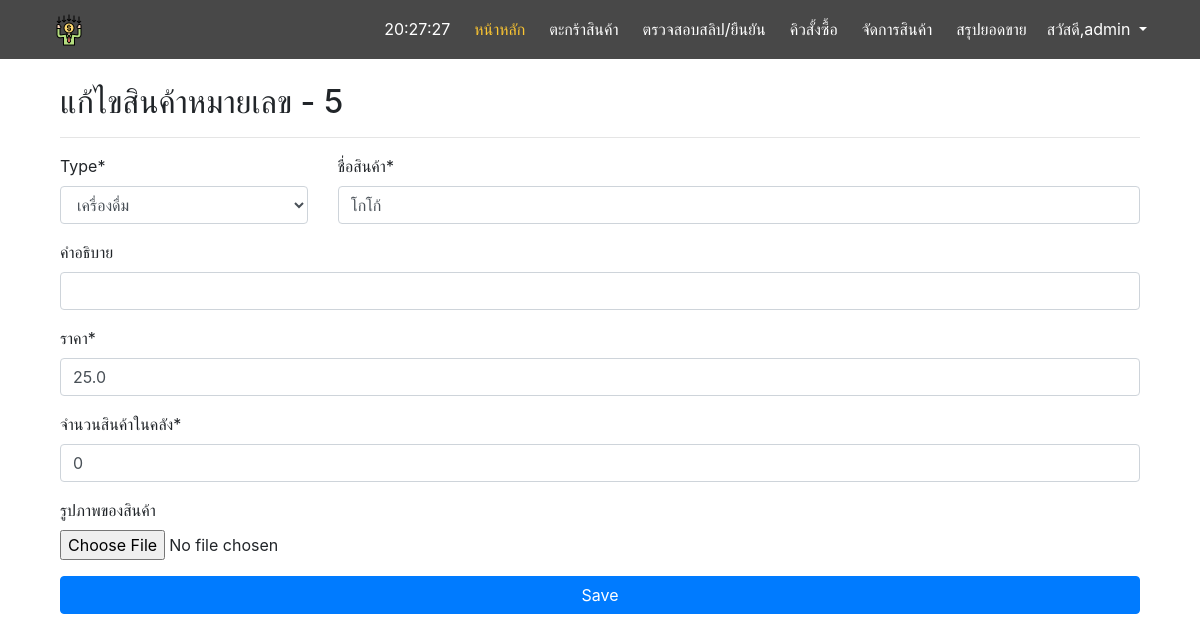
Page /manage/product/5 (signed in) on the earlier database version.
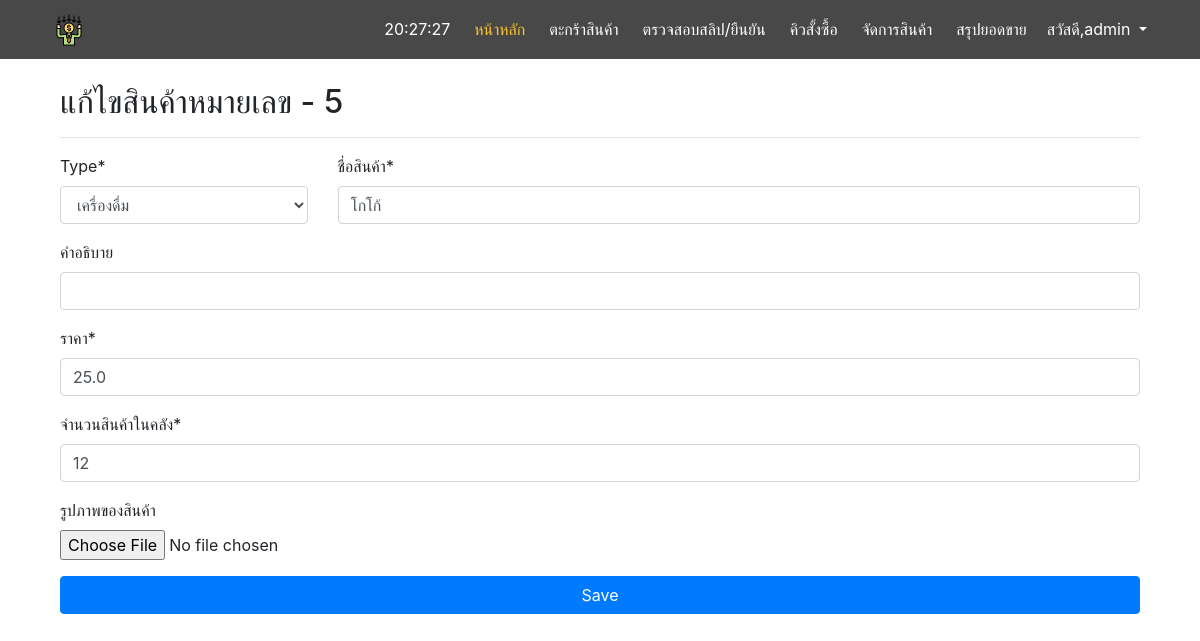
Same page on the later database version.
### main/models.py (models this page shows, shortened)
class Product(models.Model):
    type = models.ForeignKey(Type, on_delete=models.PROTECT,null=True)
    name = models.CharField(max_length=255)
    description = models.CharField(max_length=255,null=True)
    price = models.FloatField()
    stock = models.IntegerField()
    picture = models.ImageField(default='product_pic/default.png',upload_to='product_pic',null=True,blank=True)

### manage/views.py (the view)
# urls.py: path('product/<int:product_id>',views.product_update,name='pup'),
@login_required
@permission_required('main.change_product')
def product_update(request,product_id):
    product = get_object_or_404(Product, id=product_id)
    form = ProductForm(request.POST or None ,request.FILES or None , instance=product)
    if form.is_valid():
        product = form.save(commit=False)
        product.save()
        messages.success(request,'เพิ่มสินค้าสำเร็จแล้ว')
        return redirect('index')
    context = {
        'form':form,
        'number':product.id
    }
    return render(request,'manage/editproduct_form.html',context=context)

### main/forms.py
class ProductForm(forms.ModelForm):
    name = forms.CharField(label='ชื่อสินค้า',required=True)
    description = forms.CharField(label='คำอธิบาย',required=False)
    price = forms.DecimalField(label='ราคา',required=True,min_value=0)
    stock = forms.IntegerField(label='จำนวนสินค้าในคลัง',min_value=0)
    picture = forms.ImageField(label='รูปภาพของสินค้า',widget=forms.FileInput(),required=False)
    class Meta:
        model = Product
        fields = "__all__"

### main/models.py (called while the page is built)
    def __str__(self):
        return self.type_name

### manage/templates/manage/editproduct_form.html (shortened to what this page needs)
{% extends 'base.html' %}
{% load crispy_forms_tags %}
{% block content %}
 <div class="container">
    <h2>แก้ไขสินค้าหมายเลข - {{number}}</h2>
    <hr>
    <form method="POST" enctype="multipart/form-data">
      <div class='row'>
        <div class='col-md-3'>
          {{form.type|as_crispy_field}}
        </div>
        <div class='col-md-9'>
          {{form.name|as_crispy_field}}
        </div>
      </div>
      {{form.description|as_crispy_field}}
      {{form.price|as_crispy_field}}
      {{form.stock|as_crispy_field}}
      {{form.picture|as_crispy_field}}
      <input type="submit" value='Save' class='btn btn-primary col'>
    </form>
 </div>
{% endblock %}

Differences in the rows shown:
changed Product "เครื่องดื่ม": stock "0" → "12"
